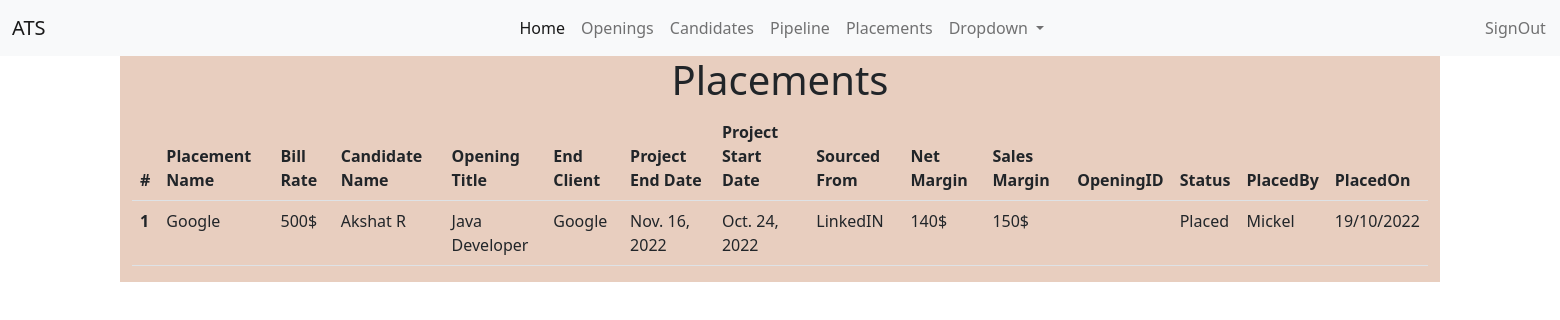
The page /placement on the database its author committed.
### ApplicantTracking/models.py (models this page shows)
class Placements(models.Model):
    PlacementName = models.CharField(max_length=100)
    BillRate = models.CharField(max_length=25)
    CandidateName = models.CharField(max_length=100)
    OpeningTitle = models.CharField(max_length=100)
    EndClient = models.CharField(max_length=100)
    ProjectEndDate = models.DateField()
    ProjectStartDate = models.DateField()
    SourcedFrom = models.CharField(max_length=50)
    NetMargin = models.CharField(max_length=50)
    SalesMargin = models.CharField(max_length=50)
    Status = models.CharField(max_length=50)
    PlacedBy = models.CharField(max_length=50)
    PlacedOn = models.CharField(max_length=50)
    def __str__(self):
        return "%s %s %s" %(self.CandidateName, self.PlacementName, self.OpeningTitle)

### ApplicantTracking/views.py (the view)
# urls.py: path('placement', views.placement, name="placement"),
def placement(request):
    place = Placements.objects.all()
    context = {
        'place': place
    }
    print(context)
    return render(request, 'ApplicantTracking/placement.html', context)

### templates/ApplicantTracking/placement.html (shortened to what this page needs)
<!doctype html>
<html lang="en">
<head>
    <link href="https://cdn.jsdelivr.net/npm/bootstrap@5.2.2/dist/css/bootstrap.min.css" rel="stylesheet"
>
</head>
<body>
<nav class="navbar navbar-expand-lg bg-light">
    <div class="container-fluid">
        <a class="navbar-brand" href="#">ATS</a>
        <div class="collapse navbar-collapse" id="navbarSupportedContent">
            <ul class="navbar-nav me-auto mb-2 mb-lg-0">
                <li class="nav-item">
                    <a class="nav-link active" aria-current="page" href="/dashboard" style="margin-left:450px;">Home</a>
                </li>
                <li class="nav-item">
                    <a class="nav-link" href="/openings">Openings</a>
                </li>
                <li class="nav-item">
                    <a class="nav-link" href="/candidates">Candidates</a>
                </li>
                <li class="nav-item">
                    <a class="nav-link" href="/pipeline">Pipeline</a>
                </li>
                <li class="nav-item">
                    <a class="nav-link" href="/placement">Placements</a>
                </li>
                <li class="nav-item dropdown">
                    <a class="nav-link dropdown-toggle" href="#" role="button" data-bs-toggle="dropdown"
                       aria-expanded="false">
                        Dropdown
                    </a>
                </li>
                <li class="nav-item" style="margin-left:425px;">
                    <a class="nav-link" href="/signout" >SignOut</a>
                </li>
            </ul>
        </div>
    </div>
</nav>
<div class="container">
    <div class="row">
        <div class="col-md-12" style="background-color: #E8CEBF">
            <h1 align="center">Placements</h1>
    <table class="table">
        <thead>
        <tr>
            <th scope="col">#</th>
            <th scope="col">Placement Name</th>
            <th scope="col">Bill Rate</th>
            <th scope="col">Candidate Name</th>
            <th scope="col">Opening Title</th>
            <th scope="col">End Client</th>
            <th scope="col">Project End Date</th>
            <th scope="col">Project Start Date</th>
            <th scope="col">Sourced From</th>
            <th scope="col">Net Margin</th>
            <th scope="col">Sales Margin</th>
            <th scope="col">OpeningID</th>
            <th scope="col">Status</th>
            <th scope="col">PlacedBy</th>
            <th scope="col">PlacedOn</th>
        </tr>
        </thead>
        {% for place in place %}
        <tbody>
        <tr>
            <th scope="row">{{place.id}}</th>
            <td>{{place.PlacementName}}</td>
            <td>{{place.BillRate}}</td>
            <td>{{place.CandidateName}}</td>
            <td>{{place.OpeningTitle}}</td>
            <td>{{place.EndClient}}</td>
            <td>{{place.ProjectEndDate}}</td>
            <td>{{place.ProjectStartDate}}</td>
            <td>{{place.SourcedFrom}}</td>
            <td>{{place.NetMargin}}</td>
            <td>{{place.SalesMargin}}</td>
            <td>{{place.OpeningID}}</td>
            <td>{{place.Status}}</td>
            <td>{{place.PlacedBy}}</td>
            <td>{{place.PlacedOn}}</td>
        </tr>
        </tbody>
        {% endfor %}
    </table>
        </div>
    </div>
</div>
</body>
</html>

### rows shown on the page
Placements: id "1", PlacementName "Google", BillRate "500$", CandidateName "Akshat R", OpeningTitle "Java Developer", EndClient "Google", ProjectEndDate "Nov. 16, 2022", ProjectStartDate "Oct. 24, 2022", SourcedFrom "LinkedIN", NetMargin "140$", SalesMargin "150$", Status "Placed", PlacedBy "Mickel", PlacedOn "19/10/2022"
